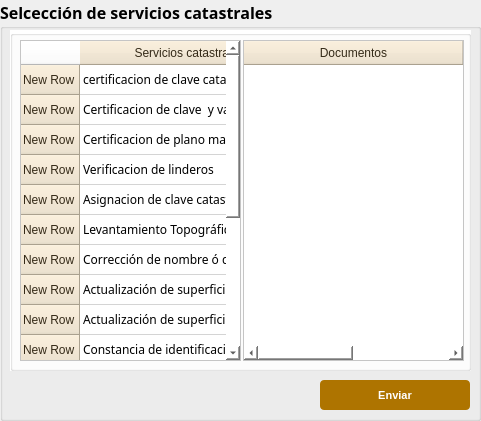
        <widget class="QGroupBox" name="mGroupBox_25">
         <property name="geometry">
          <rect>
           <x>0</x>
           <y>530</y>
           <width>481</width>
           <height>421</height>
          </rect>
         </property>
         <property name="font">
          <font>
           <family>Century Gothic</family>
           <pointsize>12</pointsize>
           <weight>75</weight>
           <bold>true</bold>
          </font>
         </property>
         <property name="title">
          <string>Selcección de servicios catastrales </string>
         </property>
         <property name="alignment">
          <set>Qt::AlignLeading|Qt::AlignLeft|Qt::AlignTop</set>
         </property>
         <property name="flat">
          <bool>false</bool>
         </property>
         <property name="checkable">
          <bool>false</bool>
         </property>
         <widget class="QGroupBox" name="groupBox_3">
          <property name="geometry">
           <rect>
            <x>10</x>
            <y>30</y>
            <width>461</width>
            <height>341</height>
           </rect>
          </property>
          <property name="styleSheet">
           <string notr="true">QTabBar::Tab{
background : rgb(174, 116, 0);
color : rgb(255, 255, 255);
font-weight: bold;
font-size: 12px;
width:224px
}

QTabBar::tab:selected, QTabBar::tab:hover {
color : rgb(174, 116, 0);
background : rgb(255, 255, 255);

}

QWidget{
background : rgb(255,255,255);
}

/*
QWidget:item:selected
{
	color: black; background-color:  rgb(250,238,224);
}
*/

</string>
          </property>
          <property name="title">
           <string/>
          </property>
          <widget class="QTableWidget" name="twOperaciones_3">
           <property name="geometry">
            <rect>
             <x>10</x>
             <y>10</y>
             <width>221</width>
             <height>321</height>
            </rect>
           </property>
           <property name="font">
            <font>
             <family>Century Gothic</family>
            </font>
           </property>
           <property name="styleSheet">
            <string notr="true">QHeaderView::section
{
background-color: rgb(238,225,200);
color : rgb(52, 42, 24 );
text-align: right;
font-size:12px;
height:24px
}</string>
           </property>
           <attribute name="horizontalHeaderDefaultSectionSize">
            <number>219</number>
           </attribute>
           <row>
            <property name="text">
             <string>New Row</string>
            </property>
           </row>
           <row>
            <property name="text">
             <string>New Row</string>
            </property>
           </row>
           <row>
            <property name="text">
             <string>New Row</string>
            </property>
           </row>
           <row>
            <property name="text">
             <string>New Row</string>
            </property>
           </row>
           <row>
            <property name="text">
             <string>New Row</string>
            </property>
           </row>
           <row>
            <property name="text">
             <string>New Row</string>
            </property>
           </row>
           <row>
            <property name="text">
             <string>New Row</string>
            </property>
           </row>
           <row>
            <property name="text">
             <string>New Row</string>
            </property>
           </row>
           <row>
            <property name="text">
             <string>New Row</string>
            </property>
           </row>
           <row>
            <property name="text">
             <string>New Row</string>
            </property>
           </row>
           <row>
            <property name="text">
             <string>New Row</string>
            </property>
           </row>
           <row>
            <property name="text">
             <string>New Row</string>
            </property>
           </row>
           <row>
            <property name="text">
             <string>New Row</string>
            </property>
           </row>
           <row>
            <property name="text">
             <string>New Row</string>
            </property>
           </row>
           <row>
            <property name="text">
             <string>New Row</string>
            </property>
           </row>
           <row>
            <property name="text">
             <string>New Row</string>
            </property>
           </row>
           <column>
            <property name="text">
             <string>Servicios catastrales</string>
            </property>
           </column>
           <item row="0" column="0">
            <property name="text">
             <string>certificacion de clave catastral</string>
            </property>
           </item>
           <item row="1" column="0">
            <property name="text">
             <string>Certificacion de clave  y valor catastral</string>
            </property>
           </item>
           <item row="2" column="0">
            <property name="text">
             <string>Certificacion de plano manzanero</string>
            </property>
           </item>
           <item row="3" column="0">
            <property name="text">
             <string>Verificacion de linderos</string>
            </property>
           </item>
           <item row="4" column="0">
            <property name="text">
             <string>Asignacion de clave catastral</string>
            </property>
           </item>
           <item row="5" column="0">
            <property name="text">
             <string>Levantamiento Topográfico</string>
            </property>
           </item>
           <item row="6" column="0">
            <property name="text">
             <string>Corrección de nombre ó domicilio</string>
            </property>
           </item>
           <item row="7" column="0">
            <property name="text">
             <string>Actualización de superficie de construcción</string>
            </property>
           </item>
           <item row="8" column="0">
            <property name="text">
             <string>Actualización de superficie de terreno</string>
            </property>
           </item>
           <item row="9" column="0">
            <property name="text">
             <string>Constancia de identificación catastral</string>
            </property>
           </item>
           <item row="10" column="0">
            <property name="text">
             <string>Certificación de no adeudo del predio</string>
            </property>
           </item>
           <item row="11" column="0">
            <property name="text">
             <string>Certificación de aportacion de mejoras</string>
            </property>
           </item>
           <item row="12" column="0">
            <property name="text">
             <string>Copia certificada </string>
            </property>
           </item>
           <item row="13" column="0">
            <property name="text">
             <string>Copia simple</string>
            </property>
           </item>
          </widget>
          <widget class="QTableWidget" name="twOperaciones_4">
           <property name="geometry">
            <rect>
             <x>233</x>
             <y>10</y>
             <width>221</width>
             <height>321</height>
            </rect>
           </property>
           <property name="font">
            <font>
             <family>Century Gothic</family>
            </font>
           </property>
           <property name="styleSheet">
            <string notr="true">QHeaderView::section
{
background-color: rgb(238,225,200);
color : rgb(52, 42, 24 );
text-align: right;
font-size:12px;
height:24px
}</string>
           </property>
           <attribute name="horizontalHeaderDefaultSectionSize">
            <number>219</number>
           </attribute>
           <column>
            <property name="text">
             <string>Documentos</string>
            </property>
           </column>
           <column>
            <property name="text">
             <string>OCULTA</string>
            </property>
           </column>
          </widget>
         </widget>
         <widget class="QPushButton" name="btGuardar_2">
          <property name="geometry">
           <rect>
            <x>320</x>
            <y>380</y>
            <width>150</width>
            <height>30</height>
           </rect>
          </property>
          <property name="minimumSize">
           <size>
            <width>150</width>
            <height>30</height>
           </size>
          </property>
          <property name="maximumSize">
           <size>
            <width>150</width>
            <height>30</height>
           </size>
          </property>
          <property name="font">
           <font>
            <family>MS Shell Dlg 2</family>
            <pointsize>8</pointsize>
            <weight>75</weight>
            <bold>true</bold>
           </font>
          </property>
          <property name="styleSheet">
           <string notr="true">QPushButton{
background : rgb(174, 116, 0);
color : rgb(255, 255, 255);
border-radius : 4px;
}
QPushButton::hover{
background : rgb(104, 69, 13);
color : rgb(255, 255, 255);
border-radius : 4px;
}
QPushButton:disabled {
background: rgb(217, 217, 217)
}</string>
          </property>
          <property name="text">
           <string>Enviar</string>
          </property>
         </widget>
        </widget>
